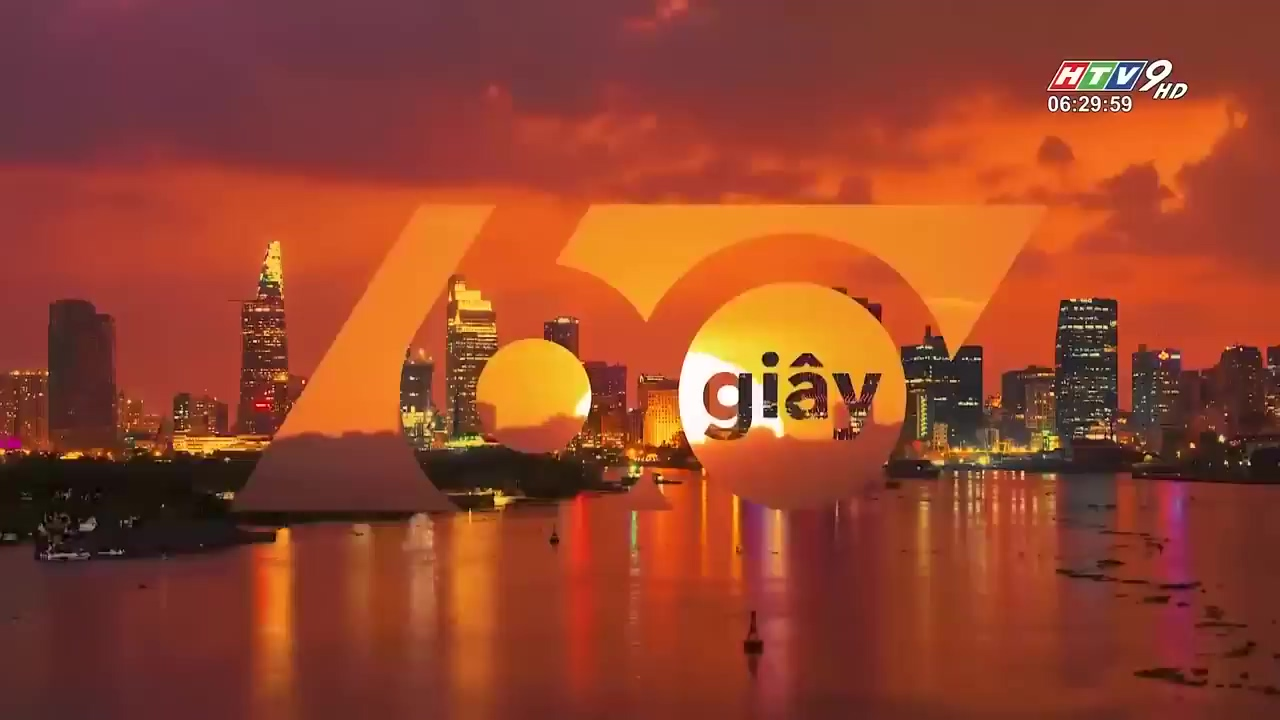
#> input picture media-api/test/data/aic-2024/keyframes/L01_V001/001.jpg, 1280 x 720 px, given in place of L12_V016.mp4, which was not available
$ python extract_speech_video.py
#> lines starting #> are read from the running program, lines starting #| are printed output that depends on the picture; after the words box and inside, x2 and y2 are one past the last pixel; in counts of white or black regions, pixels touching at a corner belong together; pictures that were not available may be replaced by others from this repository, and a replacement may not be noted
import cv2
import pytesseract

# Load the video
cap = cv2.VideoCapture('data/aic-2024/videos/Videos_L12_a/L12_V016.mp4')

while cap.isOpened():
    ret, frame = cap.read()
#> frame is the input picture: shape (720, 1280, 3); mean B, G, R 43.1, 67.8, 149.5
    if not ret:
        break

    # Convert the frame to grayscale
    gray = cv2.cvtColor(frame, cv2.COLOR_BGR2GRAY)
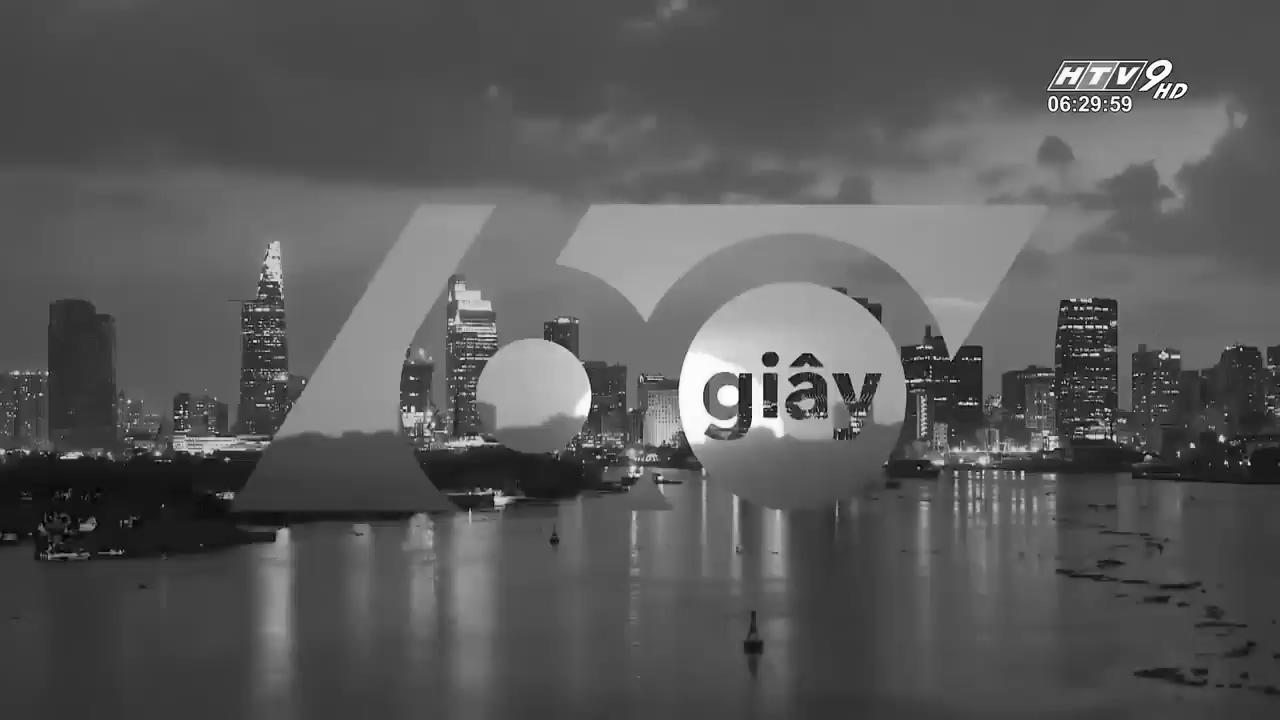
#> gray: shape (720, 1280); min 1, max 255, mean 89.4

    # Apply image preprocessing
    gray = cv2.threshold(gray, 0, 255, cv2.THRESH_BINARY | cv2.THRESH_OTSU)[1]
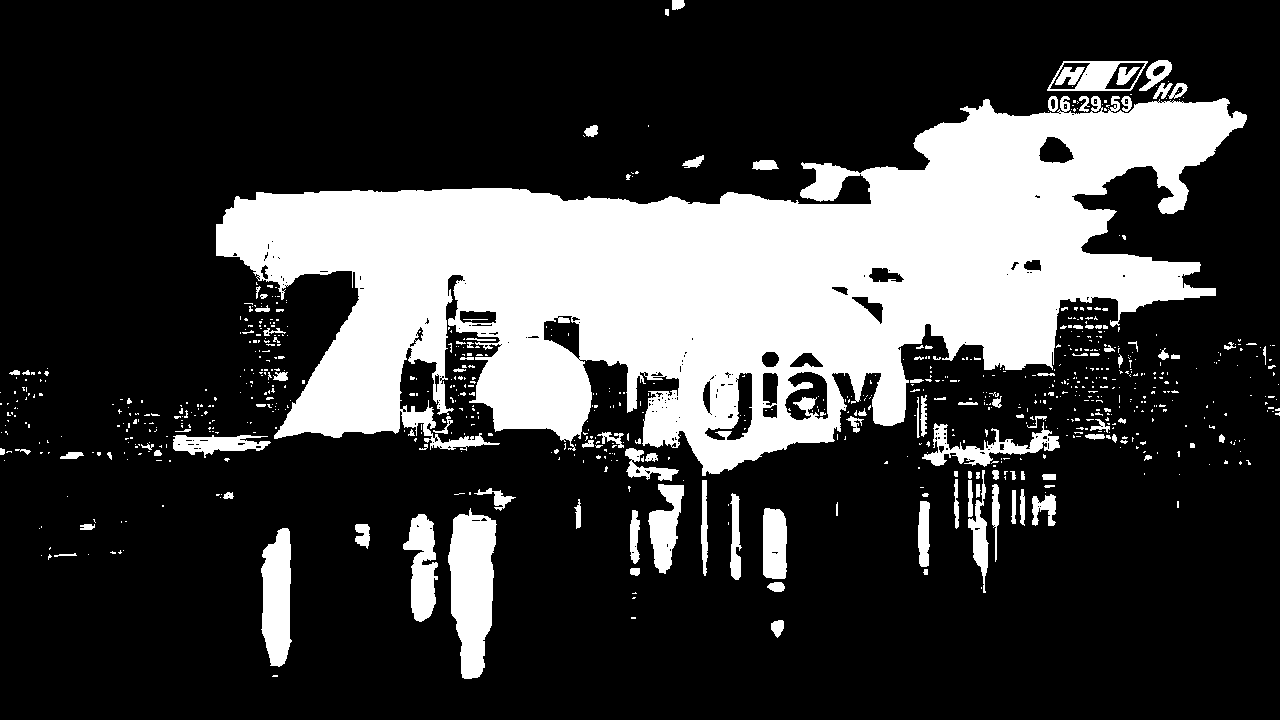
#> gray: shape (720, 1280); 24.4% white; 808 white regions (683 under 20 px), largest, box (x1, y1, x2, y2) and area: (216, 96, 1247, 476) 189883, (448, 508, 497, 679) 5924, (261, 528, 292, 667) 3346
    gray = cv2.medianBlur(gray, 3)
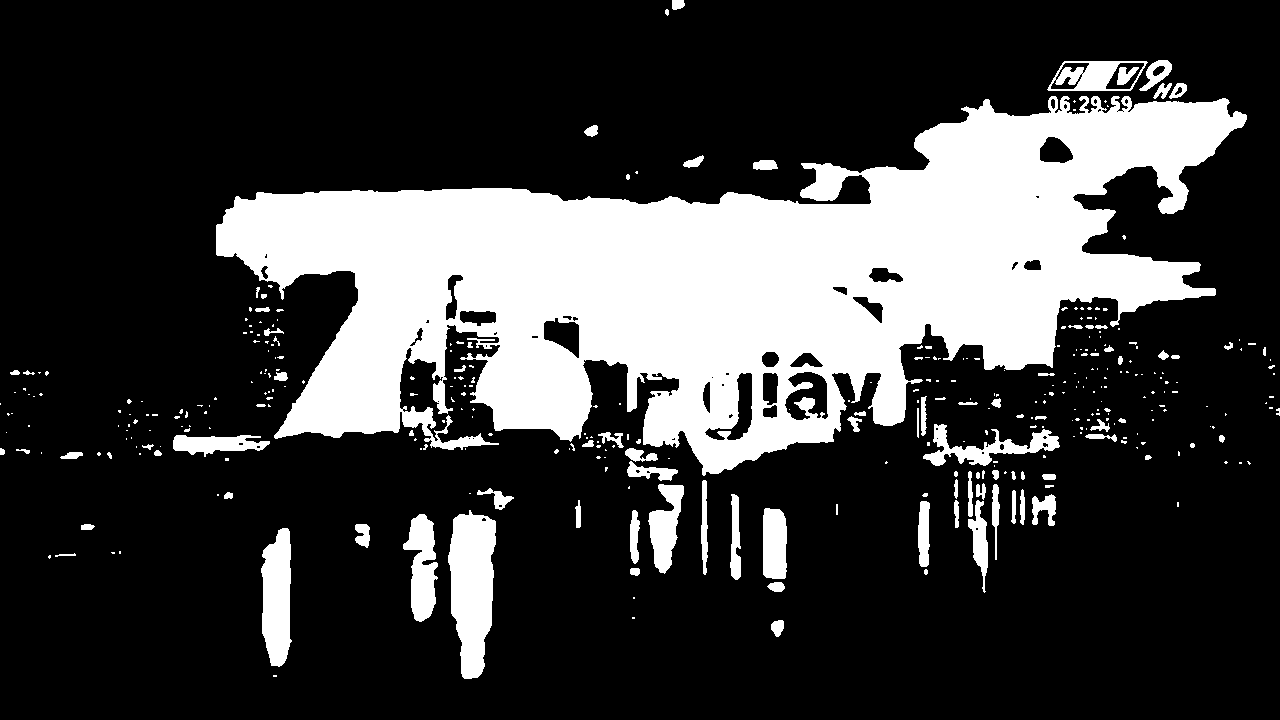
#> gray: shape (720, 1280); 24.2% white; 362 white regions (260 under 20 px), largest, box (x1, y1, x2, y2) and area: (216, 96, 1247, 476) 190831, (448, 510, 496, 679) 5930, (261, 528, 292, 667) 3342

    # Extract text from the frame
#> (the run stopped early here; a loop or call above may not have finished)
